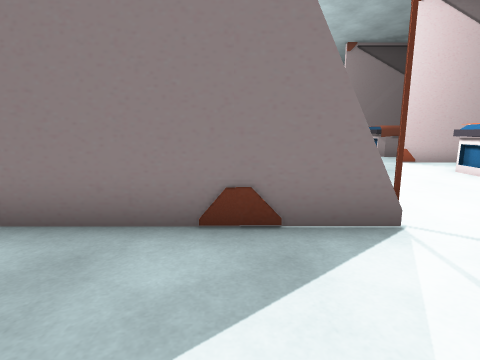
[1] (above)

24 first-person views from a walk through a scene from a Unity 3-D project. The camera is 1.2 m above the floor, tilts 10° down and sees 80° across. Doors are open. The floor is counted in squares, 1 m on a side. Each view is taken from the middle of a square. On the plan, view 1 faces up. The plan holds only what a view shows up to about 13 squares ahead; the rest is blank. The place goes on beyond the plan. Some animated figures are not drawn.

[2]
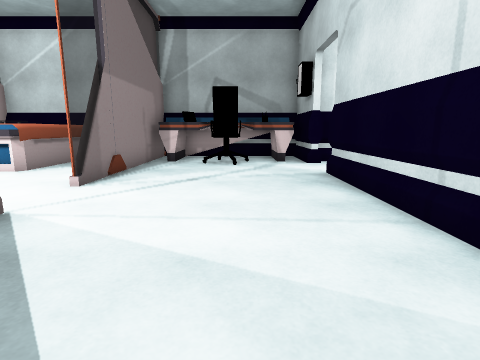

[3]
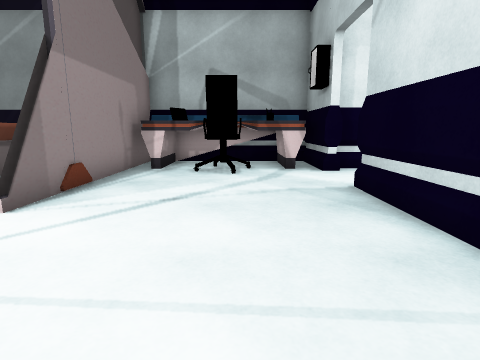

[4]
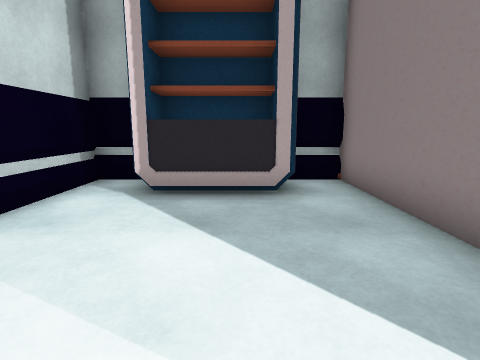

[5]
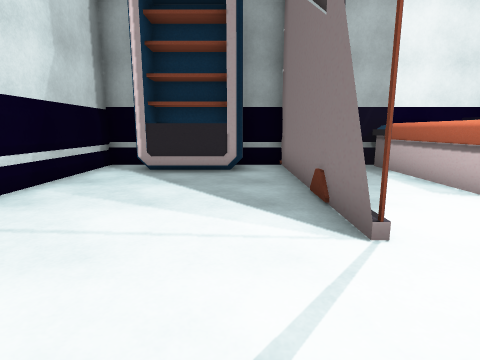

[6]
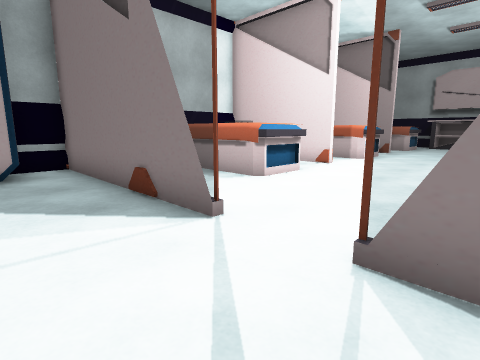

[7]
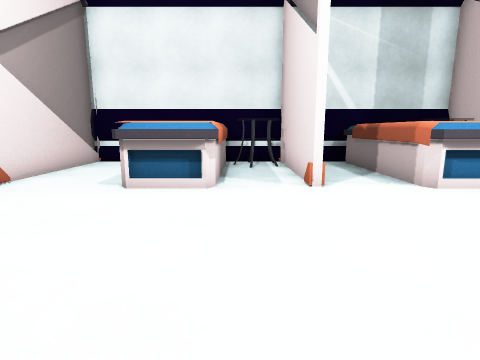

[8]
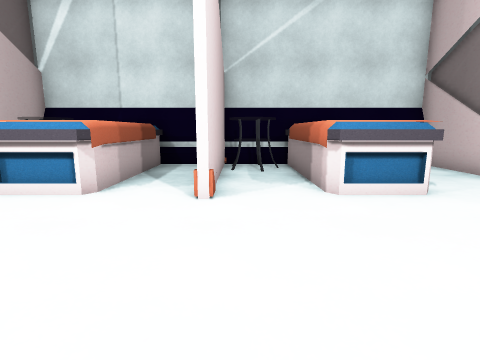

[9]
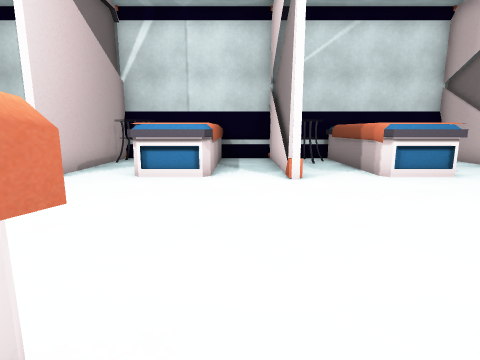

[10]
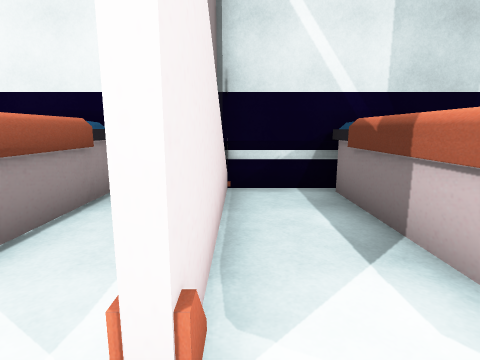

[11]
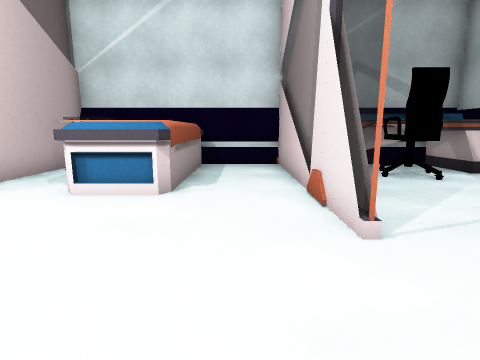

[12]
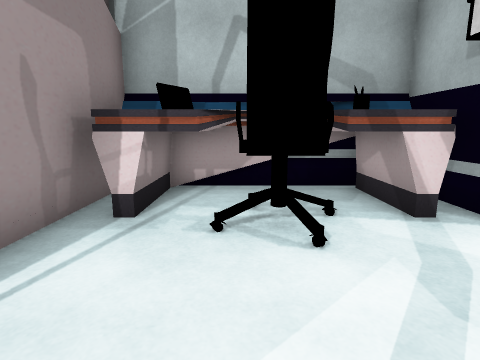

[13]
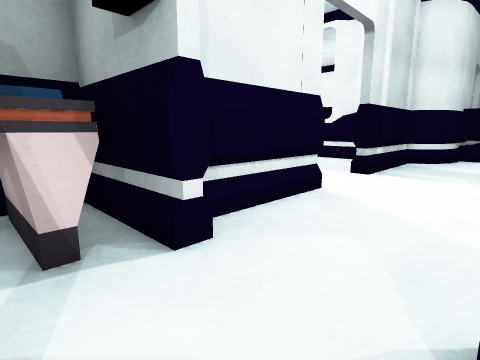

[14]
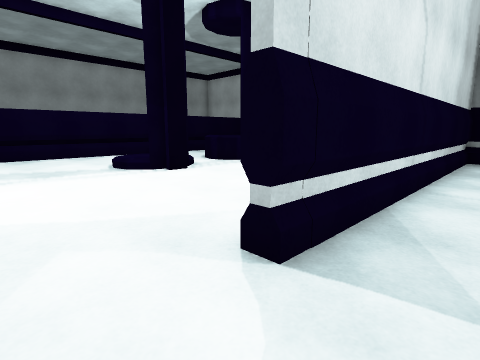

[15]
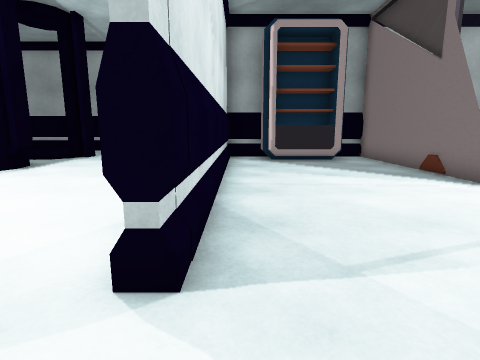

[16]
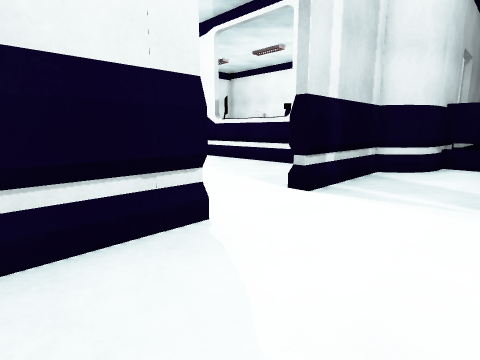

[17]
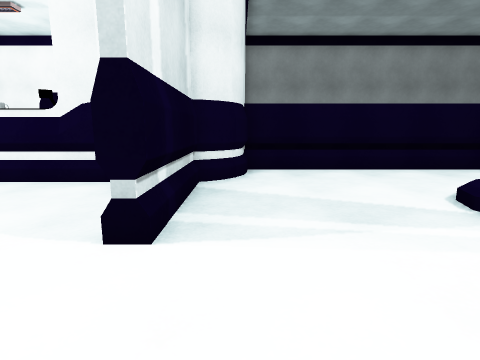

[18]
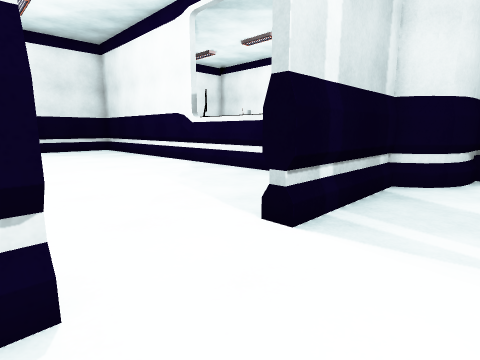

[19]
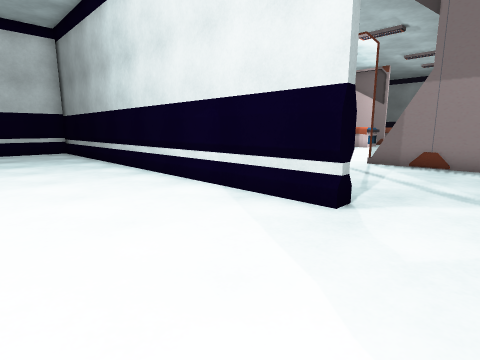

[20]
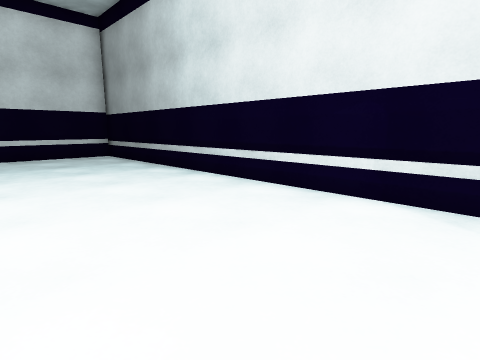

[21]
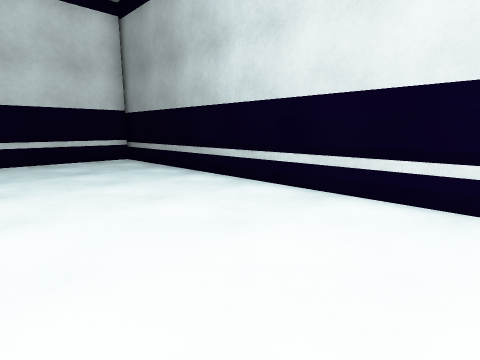

[22]
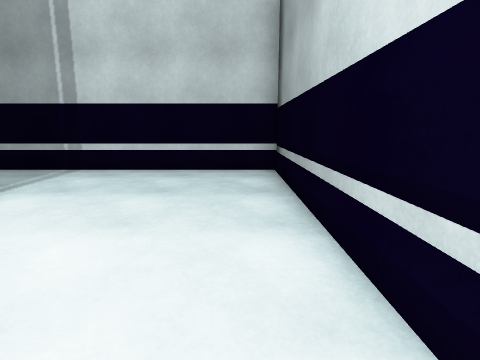

[23]
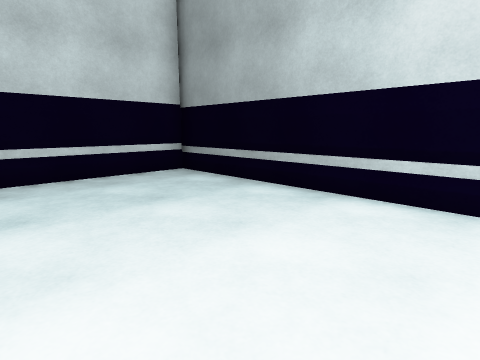

[24]
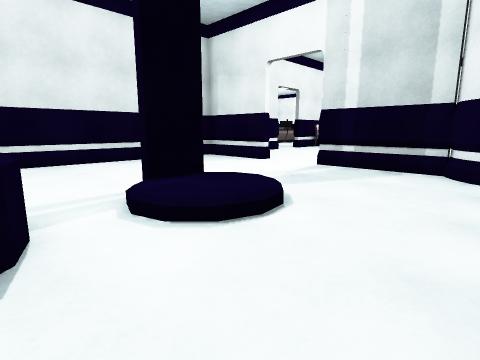

### Floor plan
Points are (right, up) in squares from view 1. A wall is a line through its corners. A room is listed if a view was taken in it or the views show most of it. See-through windows are left out.
Room 1 (views 1, 2, 3, 4, 5, 6, 12, 13, 14, 15)
walls: (2.1, 3.4) (-5.1, 3.4); (5.4, 3.6) (4.1, 3.6); (8.4, -2.6) (11.3, -2.6); (8.9, 3.4) (4, 3.4); (-5, -0.9) (-5, -2.6); (11.1, 3.4) (10.4, 3.4); (-5, 4) (-5, 2)
low walls: (11.3, -0.5) (11.3, 0.5); (-5, -2.6) (6, -2.6)
ways out: open door at (3, 3.5) to room 2; opening at (7.5, -3) to room 3
objects: other object (-4, -1) to (-3, 2); chair (8, 0) to (9, 1); other object (9, -2) to (11, -1); other object (9, 2) to (10, 2); other object (9, 2) to (11, 3); other object (10, -1)
Room 2 (views 7, 8, 9, 10, 11)
walls: (0.1, 10.5) (-4.9, 10.5); (5.9, 10.7) (6.6, 10.7); (6.8, 10.7) (11.1, 10.7); (7.5, 10.5) (10.2, 10.5); (4, 3.6) (11.1, 3.6) (11.1, 6.4); (4.1, 3.4) (5.5, 3.4); (-4.4, 10.7) (0.1, 10.7); (7.1, 3.4) (8.4, 3.4); (11.1, 10.5) (5.9, 10.5); (11.1, 8.4) (11.1, 11.6); (-5, 13.4) (-5, 4); (-5, 3.6) (-0.1, 3.6); (-5, 3.4) (-2.8, 3.4)
low walls: (11.3, 8.5) (11.3, 12.5); (11.3, 3.6) (11.3, 6.4)
ways out: open door at (3, 3.5) to room 1
objects: bed (-4, 7) to (0, 8); table (-4, 9) to (-3, 10); bed (-4, 13) to (0, 14); bed (6, 6) to (11, 8); bed (6, 13) to (11, 14); table (9, 9) to (10, 10)
Room 3 (views 16, 17, 18, 19, 20, 21, 22, 23, 24)
walls: (6, -2.6) (6, -2.8); (9.1, -6.4) (9.1, -3)
low walls: (6, -2.8) (-8.7, -2.8) (-8.7, -11.4); (8.3, -13.1) (9.1, -12.6); (8, -13.7) (8.4, -12.9) (9.1, -12.7) (9.1, -8.9); (7.9, -14.2) (8.1, -13.5) (8.6, -12.8)
ways out: opening at (7.5, -3) to room 1; opening at (9, -7.5)
objects: other object (-5, -9); other object (-1, -11) to (0, -9); other object (3, -9) to (4, -9)

Positions as (right, up) in squares from view 1, and headings:
1: (0, 0), facing up
2: (-2, 0), facing right
3: (0, 0), facing right
4: (2, 1), facing left
5: (5, 2), facing left
6: (5, 1), facing up-left
7: (6, 9), facing left
8: (1, 10), facing right
9: (-1, 12), facing right
10: (1, 11), facing left
11: (1, 5), facing right
12: (5, 1), facing right
13: (6, -1), facing down-right
14: (8, -1), facing down-left
15: (8, -2), facing left
16: (6, -4), facing down-right
17: (8, -6), facing down
18: (7, -6), facing down-right
19: (8, -7), facing up-left
20: (5, -8), facing up-left
21: (3, -8), facing up-left
22: (0, -4), facing left
23: (-1, -8), facing up-left
24: (0, -14), facing up-right
